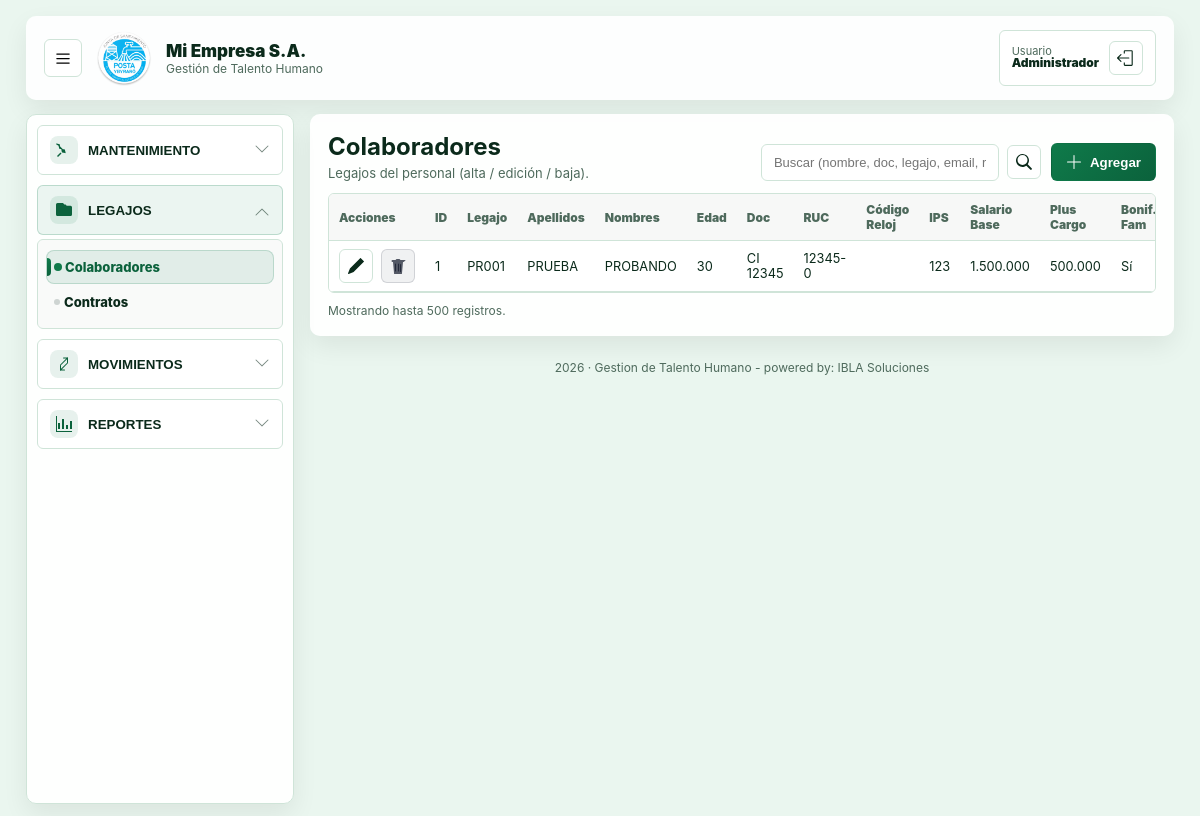
Page /index.php?r=colaboradores (signed in) on the committed database.
### tables this page shows
CREATE TABLE `empresa_parametros` (
  `id` int(11) NOT NULL,
  `empresa` varchar(150) NOT NULL DEFAULT '',
  `ruc` varchar(50) NOT NULL DEFAULT '',
  `telefono` varchar(50) NOT NULL DEFAULT '',
  `direccion` varchar(200) NOT NULL DEFAULT '',
  `capital` varchar(120) NOT NULL DEFAULT '',
  `numero_patronal_ips` varchar(80) NOT NULL DEFAULT '',
  `cantidad_empleados` int(11) NOT NULL DEFAULT 0,
  `logo_path` varchar(255) DEFAULT NULL,
  `actualizado_en` datetime NOT NULL DEFAULT current_timestamp() ON UPDATE current_timestamp(),
  PRIMARY KEY (`id`)
);

CREATE TABLE `colaboradores` (
  `ColaboradorId` int(11) NOT NULL AUTO_INCREMENT,
  `Legajo` varchar(30) DEFAULT NULL,
  `Nombres` varchar(120) NOT NULL,
  `Apellidos` varchar(120) NOT NULL,
  `TipoDocumentoId` int(11) DEFAULT NULL,
  `NroDocumento` varchar(40) DEFAULT NULL,
  `CodigoReloj` varchar(30) DEFAULT NULL,
  `RUC` char(30) DEFAULT NULL,
  `EstadoCivilId` int(11) DEFAULT NULL,
  `FechaNacimiento` date DEFAULT NULL,
  `GrupoSanguineo` char(5) DEFAULT NULL,
  `VencimientoCI` date DEFAULT NULL,
  `SalarioBase` decimal(18,0) DEFAULT NULL,
  `PlusCargo` decimal(18,0) DEFAULT NULL,
  `NroAseguradoIPS` char(20) DEFAULT NULL,
  `Email` varchar(120) DEFAULT NULL,
  `Telefono` varchar(60) DEFAULT NULL,
  `TelefonoParticular` varchar(30) DEFAULT NULL,
  `BonificacionFamiliar` tinyint(1) NOT NULL DEFAULT 0,
  `Aguinaldo` tinyint(1) NOT NULL DEFAULT 1,
  `FotoSelfiePath` varchar(255) DEFAULT NULL,
  `FotoCIFrentePath` varchar(255) DEFAULT NULL,
  `FotoCIAtrasPath` varchar(255) DEFAULT NULL,
  `Observacion` mediumtext DEFAULT NULL,
  `Direccion` varchar(200) DEFAULT NULL,
  `PaisId` int(11) DEFAULT NULL,
  `DptoId` int(11) DEFAULT NULL,
  `DistritoId` int(11) DEFAULT NULL,
  `LocalidadId` int(11) DEFAULT NULL,
  `CargoId` int(11) DEFAULT NULL,
  `AreaId` int(11) DEFAULT NULL,
  `SectorId` int(11) DEFAULT NULL,
  `TurnoId` int(11) DEFAULT NULL,
  `TipoId` int(11) DEFAULT NULL,
  `FormaPagoId` int(11) DEFAULT NULL,
  `FechaIngreso` date DEFAULT NULL,
  `FechaEgreso` date DEFAULT NULL,
  `Activo` tinyint(1) NOT NULL DEFAULT 1,
  `CreadoEn` datetime NOT NULL DEFAULT current_timestamp(),
  `ActualizadoEn` datetime DEFAULT NULL ON UPDATE current_timestamp(),
  PRIMARY KEY (`ColaboradorId`),
  UNIQUE KEY `uk_colab_doc` (`TipoDocumentoId`,`NroDocumento`),
  UNIQUE KEY `uk_colab_codigo_reloj` (`CodigoReloj`),
  KEY `ix_colab_nombre` (`Apellidos`,`Nombres`),
  KEY `ix_colab_activo` (`Activo`)
);

CREATE TABLE `tipodocumento` (
  `TipoDocumentoId` int(11) NOT NULL AUTO_INCREMENT,
  `TipoDocumentoDes` varchar(80) NOT NULL,
  `Activo` tinyint(1) NOT NULL DEFAULT 1,
  PRIMARY KEY (`TipoDocumentoId`),
  UNIQUE KEY `uk_tipodocumento_des` (`TipoDocumentoDes`)
);

### app/core/View.php (called while the page is built, shortened)
<?php
final class View {
  public static function render(string $path, array $data = []): void {
    extract($data, EXTR_SKIP);
    require __DIR__ . "/../../views/$path.php";
  }
}

### index.php (called while the page is built, shortened)
<?php
require __DIR__ . '/app/core/DB.php';
require __DIR__ . '/app/core/Helpers.php';
require __DIR__ . '/app/core/View.php';
require __DIR__ . '/app/core/Colaboradores.php';
Router::dispatch();

### app/core/Db.php (called while the page is built, shortened)
<?php
final class DB {
  private static ?PDO $pdo = null;
  public static function pdo(): PDO {
    if (self::$pdo) return self::$pdo;
    $cfg = require __DIR__ . '/../config/database.php';
    $dsn = sprintf(
      'mysql:host=%s;port=%d;dbname=%s;charset=%s',
      $cfg['host'], (int)$cfg['port'], $cfg['dbname'], $cfg['charset']
    );
    self::$pdo = new PDO($dsn, $cfg['user'], $cfg['pass'], [
      PDO::ATTR_ERRMODE => PDO::ERRMODE_EXCEPTION,
      PDO::ATTR_DEFAULT_FETCH_MODE => PDO::FETCH_ASSOC,
      PDO::ATTR_EMULATE_PREPARES => false,
    ]);
    return self::$pdo;
  }
  public static function fetchOne(string $sql, array $params = []): ?array {
    $st = self::pdo()->prepare($sql);
    $st->execute($params);
    $row = $st->fetch();
    return $row ?: null;
  }
  public static function fetchAll(string $sql, array $params = []): array {
    $st = self::pdo()->prepare($sql);
    $st->execute($params);
    return $st->fetchAll();
  }
}

### app/core/Helpers.php (called while the page is built, shortened)
<?php
function e(string $s): string {
  return htmlspecialchars($s, ENT_QUOTES | ENT_SUBSTITUTE, 'UTF-8');
}
function current_user(): ?array {
  return $_SESSION['user'] ?? null;
}
function company_params(): array {
  $row = DB::fetchOne("SELECT * FROM empresa_parametros ORDER BY id DESC LIMIT 1");
  return $row ?: [
    'empresa' => 'Empresa',
    'ruc' => '',
    'telefono' => '',
    'direccion' => '',
    'capital' => '',
    'numero_patronal_ips' => '',
    'cantidad_empleados' => 0,
    'logo_path' => '',
  ];
}

### app/core/Colaboradores.php (called while the page is built, shortened)
<?php
function colaboradores_list(string $q = ''): array
{
  $params = [];
  $where = '';
  $sql = "
    SELECT
      c.*,
      CASE
        WHEN c.FechaNacimiento IS NULL THEN NULL
        ELSE TIMESTAMPDIFF(YEAR, c.FechaNacimiento, CURDATE())
      END AS Edad,
      td.TipoDocumentoDes AS TipoDocumentoDes,
      ec.EstadoCivilDes AS EstadoCivilDes,
      p.PaisDes AS PaisDes,
      d.DptoDes AS DptoDes,
      di.DistritoDes AS DistritoDes,
      l.LocalidadDes AS LocalidadDes,
      ca.Cargo AS CargoDes,
      a.Area AS AreaDes,
      s.Sector AS SectorDes,
      t.Turno AS TurnoDes,
      ti.Tipo AS TipoDes,
      fp.FormaPagoDes AS FormaPagoDes
    FROM colaboradores c
    LEFT JOIN tipodocumento td ON td.TipoDocumentoId = c.TipoDocumentoId
    LEFT JOIN estadocivil ec ON ec.EstadoCivilId = c.EstadoCivilId
    LEFT JOIN pais p ON p.PaisId = c.PaisId
    LEFT JOIN departamento d ON d.DptoId = c.DptoId
    LEFT JOIN distrito di ON di.DistritoId = c.DistritoId
    LEFT JOIN localidad l ON l.LocalidadId = c.LocalidadId
    LEFT JOIN cargo ca ON ca.CargoId = c.CargoId
    LEFT JOIN area a ON a.AreaId = c.AreaId
    LEFT JOIN sector s ON s.SectorId = c.SectorId
    LEFT JOIN turno t ON t.TurnoId = c.TurnoId
    LEFT JOIN tipo ti ON ti.TipoId = c.TipoId
    LEFT JOIN formapago fp ON fp.FormaPagoId = c.FormaPagoId
    $where
    ORDER BY c.Apellidos ASC, c.Nombres ASC
    LIMIT 500
  ";
  return DB::fetchAll($sql, $params);
}

### app/config/database.php (called while the page is built, shortened)
<?php
return [
  'host' => '127.0.0.1',
  'port' => 3306,
  'dbname' => 'tthh',
  'user' => 'root',
  'pass' => '',
  'charset' => 'utf8mb4',
];

### views/legajos/colaboradores.php (the view, shortened to what this page needs)
<?php
$q = trim((string)($_GET['q'] ?? ''));
$items = colaboradores_list($q);
require __DIR__ . '/../partials/layout_top.php';
function json_attr(array $arr): string {
  return htmlspecialchars(json_encode($arr, JSON_UNESCAPED_UNICODE | JSON_UNESCAPED_SLASHES), ENT_QUOTES, 'UTF-8');
}
?>
<div class="card">
  <div class="page-head">
    <div>
      <h2 style="margin:0;">Colaboradores</h2>
      <div style="color:var(--muted);font-size:13px;margin-top:4px;">
        Legajos del personal (alta / edición / baja).
      </div>
    </div>
    <div class="tools">
      <form method="get" action="index.php" class="searchbar">
        <div class="search-group">
          <input class="input search-input"
                name="q"
                placeholder="Buscar (nombre, doc, legajo, email, ruc)..."
                value="<?= e($q) ?>">
          <button class="btn btn-ico btn-outline search-btn" type="submit" title="Buscar">
            <svg xmlns="http://www.w3.org/2000/svg" width="16" height="16" fill="currentColor" viewBox="0 0 16 16">
              <path d="M11.742 10.344a6.5 6.5 0 1 0-1.397 1.398h-.001l3.85 3.85a1 1 0 0 0 1.415-1.414l-3.85-3.85zm-5.242.656a5 5 0 1 1 0-10 5 5 0 0 1 0 10z"/>
            </svg>
          </button>
        </div>
      </form>
      <button class="btn btn-primary" type="button" data-colab-add title="Agregar colaborador">
        <svg xmlns="http://www.w3.org/2000/svg" width="16" height="16" fill="currentColor" viewBox="0 0 16 16">
          <path d="M8 1a.5.5 0 0 1 .5.5V7.5H14.5a.5.5 0 0 1 0 1H8.5V14.5a.5.5 0 0 1-1 0V8.5H1.5a.5.5 0 0 1 0-1H7.5V1.5A.5.5 0 0 1 8 1z"/>
        </svg>
        Agregar
      </button>
    </div>
  </div>
  <div class="table-wrap" style="margin-top:12px;">
    <table class="table">
      <thead>
        <tr>
          <th style="width:110px;">Acciones</th>
          <th>ID</th>
          <th>Legajo</th>
          <th>Apellidos</th>
          <th>Nombres</th>
          <th>Edad</th>
          <th>Doc</th>
          <th>RUC</th>
          <th>Código Reloj</th>
          <th>IPS</th>
          <th>Salario Base</th>
          <th>Plus Cargo</th>
          <th>Bonif. Fam</th>
        </tr>
      </thead>
      <tbody>
        <?php foreach ($items as $row): ?>
          <?php
            $sb = (string)($row['SalarioBase'] ?? '');
            $pc = (string)($row['PlusCargo'] ?? '');
            $fmtSb = $sb !== '' ? number_format((float)$sb, 0, ',', '.') : '';
            $fmtPc = $pc !== '' ? number_format((float)$pc, 0, ',', '.') : '';
          ?>
          <tr>
            <td>
              <div class="table-actions">
                <a href="#" class="btn btn-ico btn-outline" title="Editar"
                   data-colab-edit="1"
                   data-row='<?= json_attr($rowObj) ?>'>
                </a>
                <form method="post" action="index.php?r=colaboradores_post" style="display:inline;">
                  <button class="btn btn-ico btn-danger" type="submit" title="Eliminar"
                          onclick="return confirm('¿Eliminar este colaborador?');">
                  </button>
                </form>
              </div>
            </td>
            <td><?= e((string)$row['ColaboradorId']) ?></td>
            <td><?= e((string)($row['Legajo'] ?? '')) ?></td>
            <td><?= e((string)$row['Apellidos']) ?></td>
            <td><?= e((string)$row['Nombres']) ?></td>
            <td><?= e((string)($rowObj['Edad'] ?? '')) ?></td>
            <td><?= e((string)($row['TipoDocumentoDes'] ?? '')) ?> <?= e((string)($row['NroDocumento'] ?? '')) ?></td>
            <td><?= e((string)($row['RUC'] ?? '')) ?></td>
            <td><?= e((string)($row['CodigoReloj'] ?? '')) ?></td>
            <td><?= e((string)($row['NroAseguradoIPS'] ?? '')) ?></td>
            <td><?= e($fmtSb) ?></td>
            <td><?= e($fmtPc) ?></td>
            <td><?= ((int)$row['BonificacionFamiliar'] === 1) ? 'Sí' : 'No' ?></td>
          </tr>
        <?php endforeach; ?>
      </tbody>
    </table>
  </div>
  <div style="margin-top:10px;font-size:12px;color:var(--muted);">
    Mostrando hasta 500 registros.
  </div>
</div>
<?php require __DIR__ . '/../partials/layout_bottom.php'; ?>

### views/partials/layout_top.php (shortened to what this page needs)
<?php
$user = current_user();
$cp = company_params();
?>
<!doctype html>
<html lang="es">
<head>
  <link rel="stylesheet" href="public/assets/css/app.css">
  <link rel="stylesheet" href="public/assets/css/ui.css">
</head>
<body>
<div class="container">
  <header class="topbar">
    <div class="brand">
      <button class="side-toggle" type="button" data-toggle-sidebar title="Menú">
        <svg xmlns="http://www.w3.org/2000/svg" width="18" height="18" fill="currentColor" viewBox="0 0 16 16">
          <path d="M2 12.5a.5.5 0 0 1 .5-.5h11a.5.5 0 0 1 0 1h-11a.5.5 0 0 1-.5-.5zm0-4a.5.5 0 0 1 .5-.5h11a.5.5 0 0 1 0 1h-11A.5.5 0 0 1 2 8.5zm0-4a.5.5 0 0 1 .5-.5h11a.5.5 0 0 1 0 1h-11A.5.5 0 0 1 2 4.5z"/>
        </svg>
      </button>
      <?php if (!empty($cp['logo_path'])): ?>
        <img class="logo-img" src="<?= e($cp['logo_path']) ?>" alt="Logo">
      <?php else: ?>
        <div class="logo-fallback">TH</div>
      <?php endif; ?>
      <div class="meta">
        <div class="title"><?= e($cp['empresa'] ?? 'TTHH') ?></div>
        <div class="sub">Gestión de Talento Humano</div>
      </div>
    </div>
    <?php if ($user): ?>
      <div class="user-pill">
        <div>
          <div class="u1">Usuario</div>
          <div class="u2"><?= e($user['nombre'] ?? $user['usuario'] ?? '') ?></div>
        </div>
        <a class="btn-icon" href="index.php?r=logout" title="Cerrar sesión">
        </a>
      </div>
    <?php endif; ?>
  </header>
  <div class="shell">
    <aside class="sidebar" data-sidebar>
      <?php require __DIR__ . '/sidebar.php'; ?>
    </aside>
    <main class="content">

### public/assets/css/ui.css (style rules this page uses)
.page-head { display:flex; justify-content:space-between; align-items:flex-end; gap:12px; flex-wrap:wrap; }
.page-head h2 { margin:0; }
.tools { display:flex; gap:10px; align-items:center; flex-wrap:wrap; }
.table-actions { display:flex; gap:6px; align-items:center; justify-content:flex-start; }
.btn-danger { background: rgba(15, 23, 42, .06) !important; border: 1px solid rgba(15, 23, 42, .14) !important; color: rgba(15, 23, 42, .70) !important; }
.btn-danger svg { color: currentColor; }
a.btn { text-decoration:none; }

### views/legajos/colaboradores.php (style rules this page uses)
.page-head { display:flex; justify-content:space-between; align-items:flex-end; gap:12px; flex-wrap:wrap; }
.tools { display:flex; gap:10px; align-items:center; flex-wrap:wrap; }
.table-actions { display:flex; gap:8px; align-items:center; justify-content:flex-start; }
.btn-danger { background: rgba(15, 23, 42, .06) !important; border: 1px solid rgba(15, 23, 42, .14) !important; color: rgba(15, 23, 42, .70) !important; }

### rows in the picture
empresa_parametros: logo_path (picture), empresa "Mi Empresa S.A."
colaboradores: ColaboradorId "1", Legajo "PR001", Apellidos "PRUEBA", Nombres "PROBANDO", Edad "30", TipoDocumentoId.TipoDocumentoDes "CI", NroDocumento "12345", RUC "12345-0", NroAseguradoIPS "123", SalarioBase "1.500.000", PlusCargo "500.000", BonificacionFamiliar "Sí"

### other values in the picture
$user['nombre'] "Administrador"
$sec['title'] "MANTENIMIENTO"
$sec['title'] "LEGAJOS"
$it['title'] "Colaboradores"
$it['title'] "Contratos"
$sec['title'] "MOVIMIENTOS"
$sec['title'] "REPORTES"
